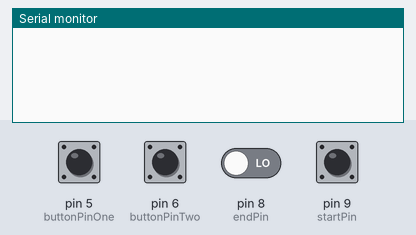
Recording of a sketch running on a simulated Arduino Uno, built with avr-gcc and run on an emulated ATmega328P. Parts: the last lines printed to the serial monitor. Inputs (shaded band) come from the test bench; at power-on: pin 5 (buttonPinOne), pin 6 (buttonPinTwo), pin 8 (endPin), pin 9 (startPin) LOW.

Above: at 1.2 s.
1.3 s: pin 5 (buttonPinOne) pulled HIGH for 0.15 s
At 2.3 s:
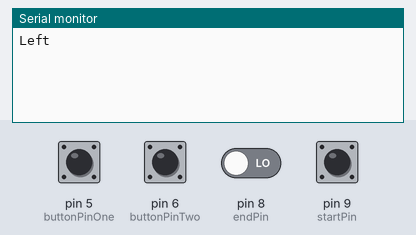
2.9 s: pin 6 (buttonPinTwo) pulled HIGH for 0.15 s
At 3.5 s:
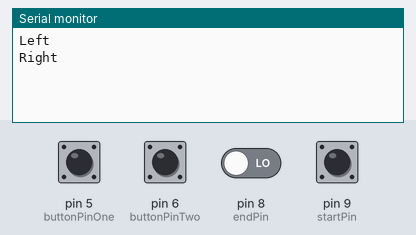
4.5 s: pin 8 (endPin) driven HIGH
At 5.7 s:
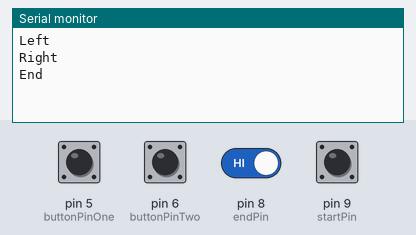
6.0 s: pin 9 (startPin) pulled HIGH for 0.15 s
At 7.1 s:
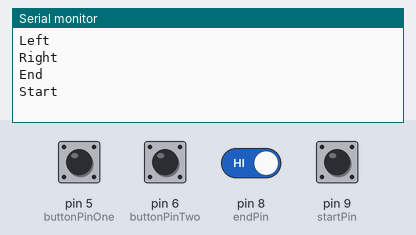

Measured:
- after the input at 1.3 s, the serial monitor: prints a new line at once (image 1)
- after the input at 2.9 s, the serial monitor: prints a new line at once (image 2)
- after the input at 4.5 s, the serial monitor: prints a new line at once (image 3)
- after the input at 6.0 s, the serial monitor: prints a new line at once (image 4)

The sketch:

arudino.ino
```cpp
const int buttonPinOne = 5;
const int buttonPinTwo = 6;
const int startPin = 9;
const int endPin = 8;

int prevButtonStateOne = 0;
int prevButtonStateTwo = 0;
int prevStartState = 0;
int prevEndState = 0;

int buttonStateOne = 0;
int buttonStateTwo = 0;
int startState = 0;
int endState = 0;

int delayTime = 1;

void setup() {
	pinMode(buttonPinOne, INPUT);
	pinMode(buttonPinTwo, INPUT);
  pinMode(startPin, INPUT);
	pinMode(endPin, INPUT);


	Serial.begin(9600);
}

void loop() {
	buttonStateOne = digitalRead(buttonPinOne);
	buttonStateTwo = digitalRead(buttonPinTwo);
  startState = digitalRead(startPin);
  endState = digitalRead(endPin);

	if(buttonStateOne == HIGH && prevButtonStateOne == 0)
	{
		Serial.println("Left");
	}
	prevButtonStateOne = buttonStateOne;

	if(buttonStateTwo == HIGH && prevButtonStateTwo == 0)
	{
		Serial.println("Right");
	}
	prevButtonStateTwo = buttonStateTwo;

	if(startState == HIGH && prevStartState == 0)
	{
		Serial.println("Start");
	}
	prevStartState = startState;

  if(endState == HIGH && prevEndState == 0)
	{
		Serial.println("End");
	}
	prevEndState = endState;

	delay(delayTime * 100);
}
```
